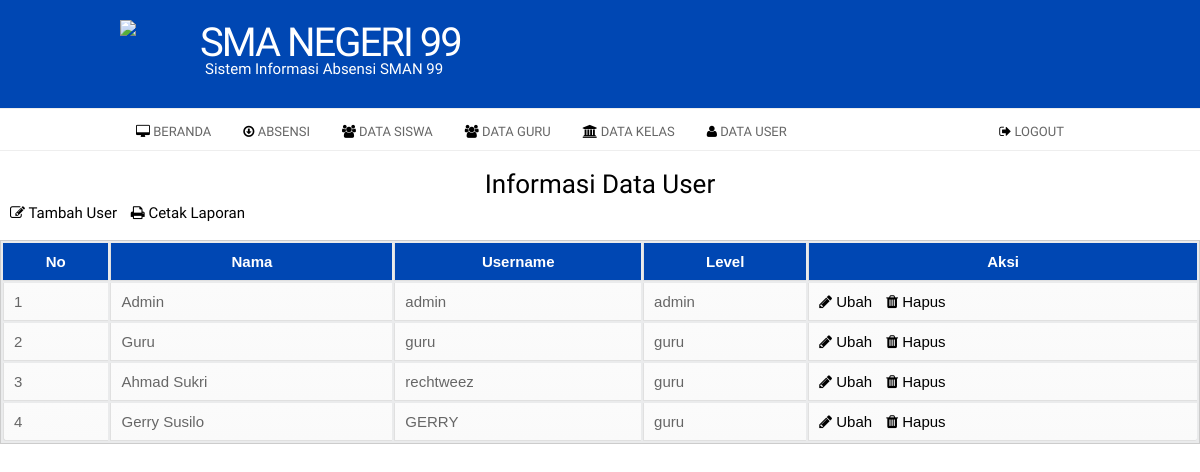
The app's page /index.php?page=user (signed in) with its own data.
### tables this page shows
CREATE TABLE `user` (
  `id` int(11) NOT NULL,
  `nama` varchar(255) NOT NULL,
  `username` varchar(255) NOT NULL,
  `password` varchar(255) NOT NULL,
  `level` varchar(255) NOT NULL
);

### page/admin/user/user.php (the view, shortened to what this page needs)
<h2 align="center">Informasi Data User</h2>
<a class="tambah" href="?page=user&aksi=tambah"><i class="fa fa-edit fa"></i> Tambah User</a>
<a class="cetak" href="./laporan/laporan_user.php"><i class="fa fa-print fa"></i> Cetak Laporan</a>
<link rel="stylesheet" type="text/css" href="assets/css/tabel.css">
<div align="center"><br>
                            <table>
                                    <thead>
                                        <tr>
                                            <th>No</th>
                                            <th>Nama</th>
                                            <th>Username</th>
                                            <th>Level</th>
                                            <th>Aksi</th>
                                        </tr>
                                    </thead>
                                    <tbody>
                                        <?php
                                            $no = 1;
                                            $sql = $koneksi->query("select * from user");
                                            while ($data = $sql->fetch_assoc()) {
                                        ?>
                                        <tr>
                                            <td><?php echo $no++; ?></td>
                                            <td><?php echo $data['nama'];?></td>
                                            <td><?php echo $data['username'];?></td>
                                            <td><?php echo $data['level'];?></td>
                                            <td>
                                                <a href="?page=user&aksi=ubah&id=<?php echo $data['id']; ?>"><i class="fa fa-pencil fa"></i> Ubah</a>
                                                <a onclick="return confirm('Anda Yakin Ingin Menghapus User Ini ?')" href="?page=user&aksi=hapus&id=<?php echo $data['id']; ?>"><i class="fa fa-trash fa" style="margin-left: 10px;"></i> Hapus</a>
                                            </td>
                                        </tr>
                                        <?php } ?>
                                    </tbody>
                                </table>
                              </div>
                     </div>

### assets/css/style.css (style rules this page uses)
* { box-sizing: border-box; }
body { font-family: 'arial'; padding: 10px; }

### assets/css/custom.css (style rules this page uses)
body { background: #fff; margin:0; padding:0; font-family: 'Pontano Sans', Arial, Helvetica, sans-serif; font-size: 15px; color: #666; }
* { margin:0; padding:0; }
table { width: 100%; text-align: left; }
th, td { padding: 10px 10px; }
th { color: #666; background: #ccc none repeat-x scroll left top; }
td { border-bottom: 1px solid #ccc; }
a { color: #000; }
h2 { color: #000; font-size: 26px; letter-spacing: 0px; font-weight: normal; padding: 0 0 5px; margin: 0; font-family: 'Pontano Sans', Arial, sans-serif; }

### assets/css/tabel.css (style rules this page uses)
table { font-family: Arial, Helvetica; background: #eaebec; border: 1px solid #ccc; width: 100%; }
table th { color: white; padding: 10px; border-left: 1px solid #e0e0e0; border-bottom: 1px solid #e0e0e0; background: #0047b3; }
table th:first-child { border-left: none; }
table tr { text-align: center; padding-left: 20px; }
table td { text-align: left; padding: 10px; width: border-top: 1px solid #ffffff; border-bottom: 1px solid #e0e0e0; border-left: 1px solid #e0e0e0; background: #fafafa; background: -webkit-gradient(linear, left top, left bottom, from(#fbfbfb), to(#fafafa)); background: -moz-linear-gradient(top, #fbfbfb, #fafafa); }
table tr:last-child td:first-child { -moz-border-radius-bottom-left: 3px; -webkit-border-bottom-left-radius: 3px; border-bottom-left-radius: 3px; }
table tr:last-child td:last-child { -moz-border-radius-bottom-right: 3px; -webkit-border-bottom-right-radius: 3px; border-bottom-right-radius: 3px; }

### page/admin/user/user.php (style rules this page uses)
a { text-decoration: none; }
.tambah { text-decoration: none; margin-left: 10px; }
.cetak { text-decoration: none; margin-left: 10px; }

### records on screen
user: nama "Admin", username "admin", level "admin"
user: nama "Guru", username "guru", level "guru"
user: nama "Ahmad Sukri", username "rechtweez", level "guru"
user: nama "Gerry Susilo", username "GERRY", level "guru"
